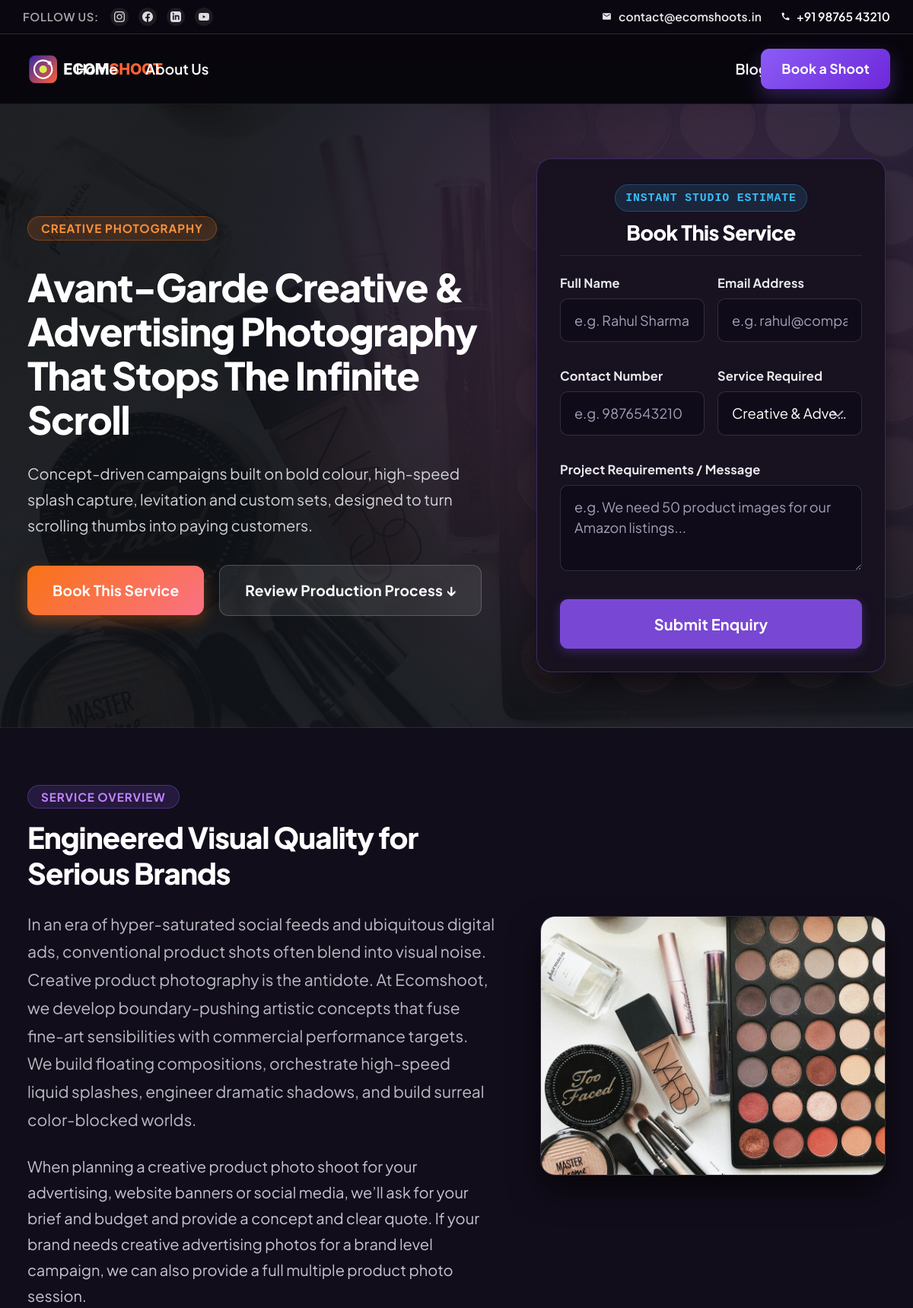
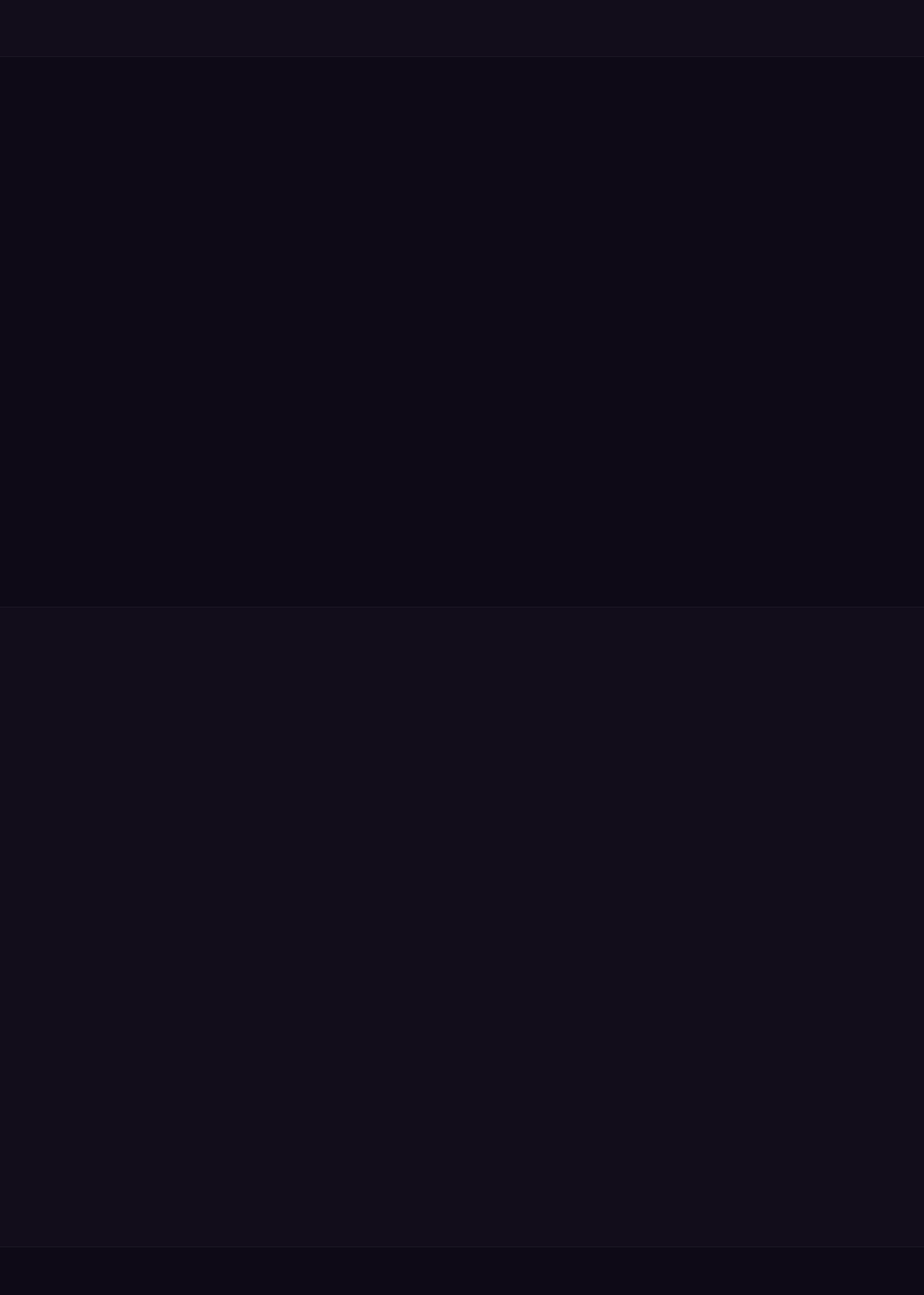
The page /creative-product-photography.php (upper part) on the database its author committed (2 pictures, top to bottom).
### tables this page shows
CREATE TABLE `services` (
  `id` int(11) NOT NULL AUTO_INCREMENT,
  `title` varchar(200) NOT NULL,
  `slug` varchar(100) NOT NULL,
  `file_name` varchar(100) NOT NULL,
  `h1_heading` varchar(255) NOT NULL,
  `short_description` text NOT NULL,
  `introduction` longtext NOT NULL,
  `benefits_json` longtext DEFAULT NULL,
  `features_json` longtext DEFAULT NULL,
  `industries_json` longtext DEFAULT NULL,
  `process_json` longtext DEFAULT NULL,
  `faqs_json` longtext DEFAULT NULL,
  `related_slugs` varchar(255) DEFAULT NULL,
  `featured_image` varchar(255) DEFAULT NULL,
  `badge` varchar(50) DEFAULT 'Popular',
  `display_order` int(11) DEFAULT 0,
  `status` enum('published','draft') DEFAULT 'published',
  `created_at` timestamp NULL DEFAULT current_timestamp(),
  `updated_at` timestamp NULL DEFAULT current_timestamp() ON UPDATE current_timestamp(),
  PRIMARY KEY (`id`),
  UNIQUE KEY `slug` (`slug`)
);

### creative-product-photography.php (called while the page is built, shortened)
<?php
require_once __DIR__ . '/includes/service-detail-view.php';

### config/config.php (called while the page is built, shortened)
<?php
function e(?string $string): string {
    return htmlspecialchars($string ?? '', ENT_QUOTES, 'UTF-8');
}
function asset_url(string $path): string {
    $cleanPath = ltrim($path, '/');
    return BASE_URL . '/' . $cleanPath;
}
function url(string $path = ''): string {
    $cleanPath = ltrim($path, '/');
    $cleanPath = preg_replace('/\.php$/i', '', $cleanPath);
    return BASE_URL . ($cleanPath ? '/' . $cleanPath : '');
}

### includes/service-detail-view.php (the view, shortened to what this page needs)
<?php
if (!defined('ROOT_PATH')) {
    require_once __DIR__ . '/../config/config.php';
}
$db = Database::getInstance()->getConnection();
$stmt = $db->prepare("SELECT * FROM services WHERE slug = :slug AND status = 'published' LIMIT 1");
$stmt->execute(['slug' => $serviceSlug]);
$service = $stmt->fetch(PDO::FETCH_ASSOC);
$serviceCopy = $servicePageCopy ?? [];
$copy = static fn (string $key, string $default = ''): string => $serviceCopy[$key] ?? $default;
$benefits = json_decode($service['benefits_json'] ?? '[]', true) ?: [];
$benefits = array_values(array_filter($benefits, static function (array $benefit): bool {
    $title = trim((string) ($benefit['title'] ?? $benefit['name'] ?? ''));
    return strcasecmp($title, 'Image Formula') !== 0 && stripos($title, 'formula') === false;
}));
$features = json_decode($service['features_json'] ?? '[]', true) ?: [];
$features = array_values(array_filter($features, static function (array $feature): bool {
    $title = trim((string) ($feature['title'] ?? $feature['name'] ?? ''));
    return strcasecmp($title, 'Image Formula') !== 0 && stripos($title, 'formula') === false;
}));
$enquiryServices = $db->query("SELECT title, slug FROM services WHERE status = 'published' AND slug != 'professional-product-photography' ORDER BY display_order ASC")->fetchAll(PDO::FETCH_ASSOC);
require_once INCLUDES_PATH . '/header.php';
$heroImage = asset_url($service['featured_image'] ?: 'assets/images/services/' . $service['slug'] . '.jpg');
$formIdPrefix = preg_replace('/[^a-z0-9_-]+/i', '-', $service['slug']);
?>
<main class="service-detail-ui">
<section class="page-header-banner service-detail-enquiry-hero" style="--service-hero-image: url('<?= e($heroImage) ?>');">
  <div class="container">
    <div class="service-detail-hero-grid">
      <div class="page-header-content">
        <?php $heroBadge = $copy('hero_badge', $service['badge'] ?: 'Specialized Service'); ?>
        <?php if ($heroBadge !== ''): ?>
          <span class="badge badge-orange"><?= e($heroBadge) ?></span>
        <?php endif; ?>
        <?php $heroH1 = $copy('hero_h1', $service['h1_heading']); ?>
        <h1 class="page-header-title"><?= e($heroH1) ?></h1>
        <?php $heroSubheading = $copy('hero_subheading', ''); ?>
        <?php if ($heroSubheading !== ''): ?>
          <p class="page-header-sub service-hero-subheading"><?= e($heroSubheading) ?></p>
        <?php else: ?>
          <?php $heroDesc = $copy('hero_description', $service['short_description']); ?>
          <?php if ($heroDesc !== ''): ?>
            <p class="page-header-sub"><?= e($heroDesc) ?></p>
          <?php endif; ?>
        <?php endif; ?>
        <div class="service-detail-hero-actions">
          <a href="<?= url('contact.php') ?>" class="btn btn-primary"><?= e($copy('hero_primary_cta', 'Book This Service')) ?></a>
          <a href="#process" class="btn btn-outline-white"><?= e($copy('hero_secondary_cta', 'Review Production Process ↓')) ?></a>
        </div>
      </div>
      <div class="services-enquiry-card luxury-card studio-reveal">
        <div class="enquiry-card-header">
          <span class="enquiry-card-badge">Instant Studio Estimate</span>
          <h3 class="enquiry-card-title">Book This Service</h3>
        </div>
        <form action="<?= url('submit-lead.php') ?>" method="POST" class="services-enquiry-form">
          <div class="services-form-grid">
            <div class="form-group">
              <label class="form-label" for="<?= e($formIdPrefix) ?>_full_name">Full Name</label>
              <input class="form-control" id="<?= e($formIdPrefix) ?>_full_name" name="full_name" type="text" placeholder="e.g. Rahul Sharma" required>
            </div>
            <div class="form-group">
              <label class="form-label" for="<?= e($formIdPrefix) ?>_email">Email Address</label>
              <input class="form-control" id="<?= e($formIdPrefix) ?>_email" name="email" type="email" placeholder="e.g. rahul@company.com" required>
            </div>
            <div class="form-group">
              <label class="form-label" for="<?= e($formIdPrefix) ?>_mobile">Contact Number</label>
              <input class="form-control" id="<?= e($formIdPrefix) ?>_mobile" name="mobile" type="tel" placeholder="e.g. 9876543210" required>
            </div>
            <div class="form-group">
              <label class="form-label" for="<?= e($formIdPrefix) ?>_required">Service Required</label>
              <select class="form-control form-select" id="<?= e($formIdPrefix) ?>_required" name="lead_source" required>
                <?php foreach ($enquiryServices as $enquiryService): ?>
                  <option value="<?= e($enquiryService['title']) ?>"<?= $enquiryService['slug'] === $service['slug'] ? ' selected' : '' ?>><?= e($enquiryService['title']) ?></option>
                <?php endforeach; ?>
              </select>
            </div>
          </div>
          <div class="form-group">
            <label class="form-label" for="<?= e($formIdPrefix) ?>_message">Project Requirements / Message</label>
            <textarea class="form-control" id="<?= e($formIdPrefix) ?>_message" name="message" rows="3" placeholder="e.g. We need 50 product images for our Amazon listings..." required></textarea>
          </div>
          <button type="submit" class="btn btn-primary services-submit-btn btn-studio-primary">Submit Enquiry</button>
        </form>
      </div>
    </div>
  </div>
</section>
<section class="section">
  <div class="container">
    <div class="service-intro-grid">
      <div>
        <?php $overviewBadge = $copy('overview_badge', 'Service Overview'); ?>
        <?php if ($overviewBadge !== ''): ?>
          <span class="badge badge-indigo"><?= e($overviewBadge) ?></span>
        <?php endif; ?>
        <h2 style="margin-bottom: 1.25rem;"><?= e($copy('overview_heading', 'Engineered Visual Quality for Serious Brands')) ?></h2>
        <div class="service-intro-text">
          <?php foreach (preg_split('/\R{2,}/', trim($service['introduction'])) as $introductionParagraph): ?>
            <?php if (trim($introductionParagraph) !== ''): ?>
              <p><?= nl2br(e(trim($introductionParagraph))) ?></p>
            <?php endif; ?>
          <?php endforeach; ?>
        </div>
        <?php $overviewFollowup = $copy('overview_followup', 'Whether you are launching a flagship SKU or updating an entire multichannel inventory, our calibrated studio pipeline delivers repeatable, pixel-accurate visual assets that exceed retailer guidelines.'); ?>
        <?php if ($overviewFollowup !== ''): ?>
          <p style="margin-top: 1.25rem;"><?= e($overviewFollowup) ?></p>
        <?php endif; ?>
      </div>
      <div class="service-media-frame">
        <img src="<?= asset_url($service['featured_image'] ?: 'assets/images/services/' . $service['slug'] . '.jpg') ?>"
             alt="<?= e($service['title']) ?> Studio Setup and Lighting"
             width="600"
             height="450"
             loading="eager">
      </div>
    </div>
  </div>
</section>
<?php if (!empty($benefits)): ?>
<section class="section section-subtle">
  <div class="container">
    <div class="service-benefits-grid">
    </div>
  </div>
</section>
<?php endif; ?>
<?php if (!empty($features)): ?>
<section class="section">
  <div class="container">
    <div class="features-list-grid">
    </div>
  </div>
</section>
<?php endif; ?>
<section class="section section-subtle">
</section>
</main>
<?php
require_once INCLUDES_PATH . '/footer.php';
?>

### rows shown on the page
services: featured_image (picture), badge "CREATIVE PHOTOGRAPHY", h1_heading "Avant-Garde Creative & Advertising Photography That Stops The Infinite Scroll", short_description "Concept-driven campaigns built on bold colour, high-speed splash capture, levitation and custom sets, designed to turn scrolling thumbs into paying customers.", message "e.g. We need 50 product images for our Amazon listings...", introduction "In an era of hyper-saturated social feeds and ubiquitous digital ads, conventional product shots often blend into visual noise. Creative product photography is the antidote. At Ecomshoot, we develop boundary-pushing artistic concepts that fuse fine-art sensibilities with commercial performance targets. We build floating compositions, orchestrate high-speed liquid splashes, engineer dramatic shadows, and build surreal color-blocked worlds."

### other values the page prints
$siteEmail "contact@ecomshoots.in"
$sitePhone "+91 98765 43210"
$copy('hero_primary_cta', 'Book This Service') "Book This Service"
$copy('hero_secondary_cta', 'Review Production Process ↓') "Review Production Process ↓"
$overviewBadge "SERVICE OVERVIEW"
form field lead_source "Creative & Advertising Product Photography"
